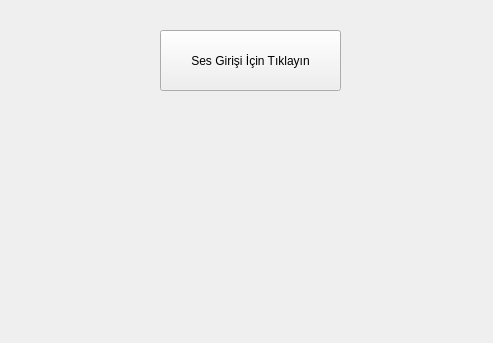
<?xml version="1.0" encoding="UTF-8"?>
<ui version="4.0">
 <class>Form</class>
 <widget class="QWidget" name="Form">
  <property name="geometry">
   <rect>
    <x>0</x>
    <y>0</y>
    <width>493</width>
    <height>343</height>
   </rect>
  </property>
  <property name="windowTitle">
   <string>Form</string>
  </property>
  <widget class="QPushButton" name="pushButton_1">
   <property name="geometry">
    <rect>
     <x>170</x>
     <y>40</y>
     <width>161</width>
     <height>41</height>
    </rect>
   </property>
   <property name="text">
    <string>Duygu Durumunuz</string>
   </property>
  </widget>
  <widget class="QPushButton" name="pushButton_2">
   <property name="geometry">
    <rect>
     <x>160</x>
     <y>30</y>
     <width>181</width>
     <height>61</height>
    </rect>
   </property>
   <property name="text">
    <string>Ses Girişi İçin Tıklayın</string>
   </property>
  </widget>
  <widget class="QLabel" name="label_2">
   <property name="geometry">
    <rect>
     <x>86</x>
     <y>140</y>
     <width>331</width>
     <height>141</height>
    </rect>
   </property>
   <property name="text">
    <string/>
   </property>
  </widget>
 </widget>
 <resources/>
 <connections/>
</ui>
